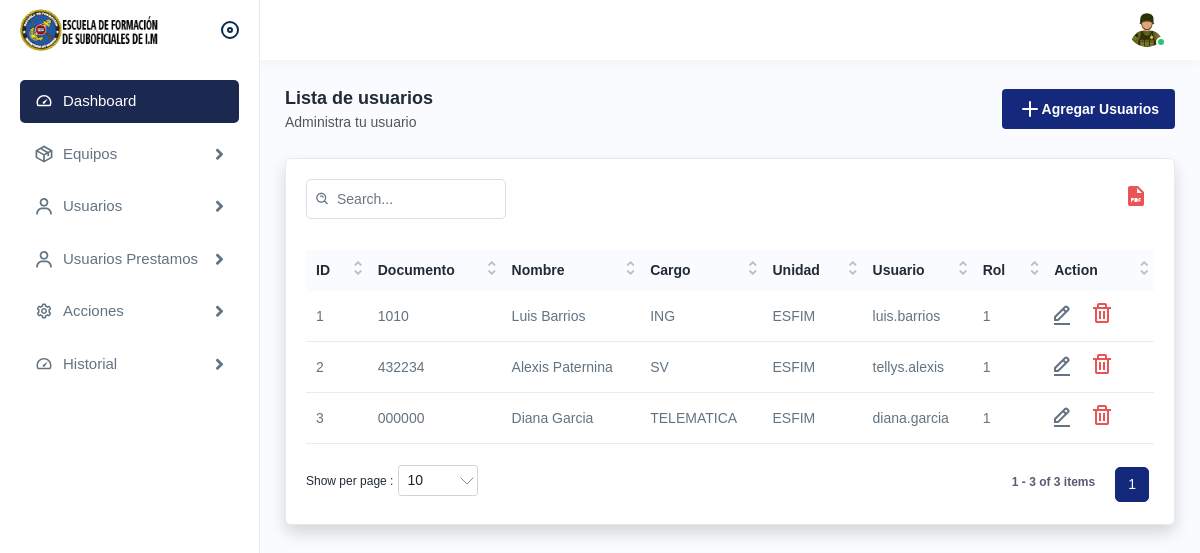
The page /userlists.php (signed in) on the database its author committed.
### tables this page shows
CREATE TABLE `usuarios` (
  `id` int(11) NOT NULL,
  `Documento` varchar(50) NOT NULL,
  `Nombre` varchar(100) NOT NULL,
  `Cargo` varchar(50) NOT NULL,
  `Unidad` varchar(50) NOT NULL,
  `Usuario` varchar(50) NOT NULL,
  `contrasena` varchar(50) NOT NULL,
  `ID_Rol` int(11) NOT NULL
);

### userlists.php (the view, shortened to what this page needs)
<!DOCTYPE html>
<html lang="en">
<head>
  <link rel="stylesheet" href="assets/css/bootstrap.min.css" />
  <link rel="stylesheet" href="assets/css/animate.css" />
  <link rel="stylesheet" href="assets/plugins/select2/css/select2.min.css" />
  <link rel="stylesheet" href="assets/css/dataTables.bootstrap4.min.css" />
  <link rel="stylesheet" href="assets/plugins/fontawesome/css/fontawesome.min.css" />
  <link rel="stylesheet" href="assets/plugins/fontawesome/css/all.min.css" />
  <link rel="stylesheet" href="assets/css/style.css" />
</head>
<body>
  <div class="main-wrapper">
    <div class="header">
      <div class="header-left active">
        <a href="index.php" class="logo">
          <img src="assets/img/logos/LOGO ESFIM SUB.png" alt="" width="50px" />
        </a>
        <a id="toggle_btn" href="javascript:void(0);"> </a>
      </div>
      <ul class="nav user-menu">
        <li class="nav-item dropdown has-arrow main-drop">
          <a href="javascript:void(0);" class="dropdown-toggle nav-link userset" data-bs-toggle="dropdown">
            <span class="user-img"><img src="assets/img/profiles/avatarsoldado.jpg" alt="" />
              <span class="status online"></span></span>
          </a>
        </li>
      </ul>
    </div>
    <div class="sidebar" id="sidebar">
      <div class="sidebar-inner slimscroll">
        <div id="sidebar-menu" class="sidebar-menu">
          <ul>
            <li class="active">
              <a href="index.php"><img src="assets/img/icons/dashboard.svg" alt="img" /><span>
                  Dashboard</span>
              </a>
            </li>
            <li class="submenu">
              <a href="javascript:void(0);"><img src="assets/img/icons/product.svg" alt="img" /><span>
                  Equipos</span>
                <span class="menu-arrow"></span></a>
            </li>
            <li class="submenu">
              <a href="javascript:void(0);"><img src="assets/img/icons/users1.svg" alt="img" /><span>
                  Usuarios</span>
                <span class="menu-arrow"></span></a>
            </li>
            <li class="submenu">
              <a href="javascript:void(0);"><img src="assets/img/icons/users1.svg" alt="img" /><span>
                  Usuarios Prestamos</span>
                <span class="menu-arrow"></span></a>
            </li>
            <li class="submenu">
              <a href="javascript:void(0);"><img src="assets/img/icons/settings.svg" alt="img" /><span>
                  Acciones</span>
                <span class="menu-arrow"></span></a>
            </li>
            <li class="submenu">
              <a href="historial.php"><img src="assets/img/icons/dashboard.svg" alt="img" /><span>
                  Historial</span>
                <span class="menu-arrow"></span></a>
            </li>
          </ul>
        </div>
      </div>
    </div>
  </div>
  <div class="page-wrapper">
    <div class="content">
      <div class="page-header">
        <div class="page-title">
          <h4>Lista de usuarios</h4>
          <h6>Administra tu usuario</h6>
        </div>
        <div class="page-btn">
          <a href="newuser.php" class="btn btn-added"><img src="assets/img/icons/plus.svg" alt="img" />Agregar Usuarios</a>
        </div>
      </div>
      <div class="card shadow">
        <div class="card-body">
          <div class="table-top">
            <div class="search-set">
              <div class="search-input">
                <a class="btn btn-searchset"><img src="assets/img/icons/search-white.svg" alt="img" /></a>
              </div>
            </div>
            <div class="wordset">
              <ul>
                <li>
                  <a data-bs-toggle="tooltip" href="generar_informe_usuarios.php" target="_blank" data-bs-placement="top" title="pdf"><img src="assets/img/icons/pdf.svg" alt="img" /></a>
                </li>
              </ul>
            </div>
          </div>
          <div class="table-responsive">
            <table class="table datanew">
              <thead>
                <tr>
                  <th>ID</th>
                  <th>Documento</th>
                  <th>Nombre</th>
                  <th>Cargo</th>
                  <th>Unidad</th>
                  <th>Usuario</th>
                  <th>Rol</th>
                  <th>Action</th>
                </tr>
              </thead>
              <tbody>
                <?php
                include "./conexion.php";
                $sql = $mysqli->query("SELECT * FROM usuarios");
                $contador = 1;
                while ($datos = $sql->fetch_object()) { ?>
                  <tr>
                    <td><?php echo $contador; ?></td>
                    <td><?php echo $datos->Documento; ?></td>
                    <td><?php echo $datos->Nombre; ?></td>
                    <td><?php echo $datos->Cargo; ?></td>
                    <td><?php echo $datos->Unidad; ?></td>
                    <td><?php echo $datos->Usuario; ?></td>
                    <td><?php echo $datos->ID_Rol; ?></td>
                    <td>
                      <a class="me-3" href="newuseredit.php?id=<?php echo $datos->id; ?>">
                        <img src="assets/img/icons/edit.svg" alt="img" />
                      </a>
                      <a class="me-3" href="javascript:void(0);" onclick="confirmDeletion(<?php echo $datos->id; ?>)">
                        <img src="assets/img/icons/delete.svg" alt="img" />
                      </a>
                    </td>
                  </tr>
                <?php
                  $contador++;
                } ?>
              </tbody>
            </table>
          </div>
        </div>
      </div>
    </div>
  </div>
</body>
</html>

### rows shown on the page
usuarios: Documento "1010", Nombre "Luis Barrios", Cargo "ING", Unidad "ESFIM", Usuario "luis.barrios", ID_Rol "1"
usuarios: Documento "432234", Nombre "Alexis Paternina", Cargo "SV", Unidad "ESFIM", Usuario "tellys.alexis", ID_Rol "1"
usuarios: Documento "000000", Nombre "Diana Garcia", Cargo "TELEMATICA", Unidad "ESFIM", Usuario "diana.garcia", ID_Rol "1"
